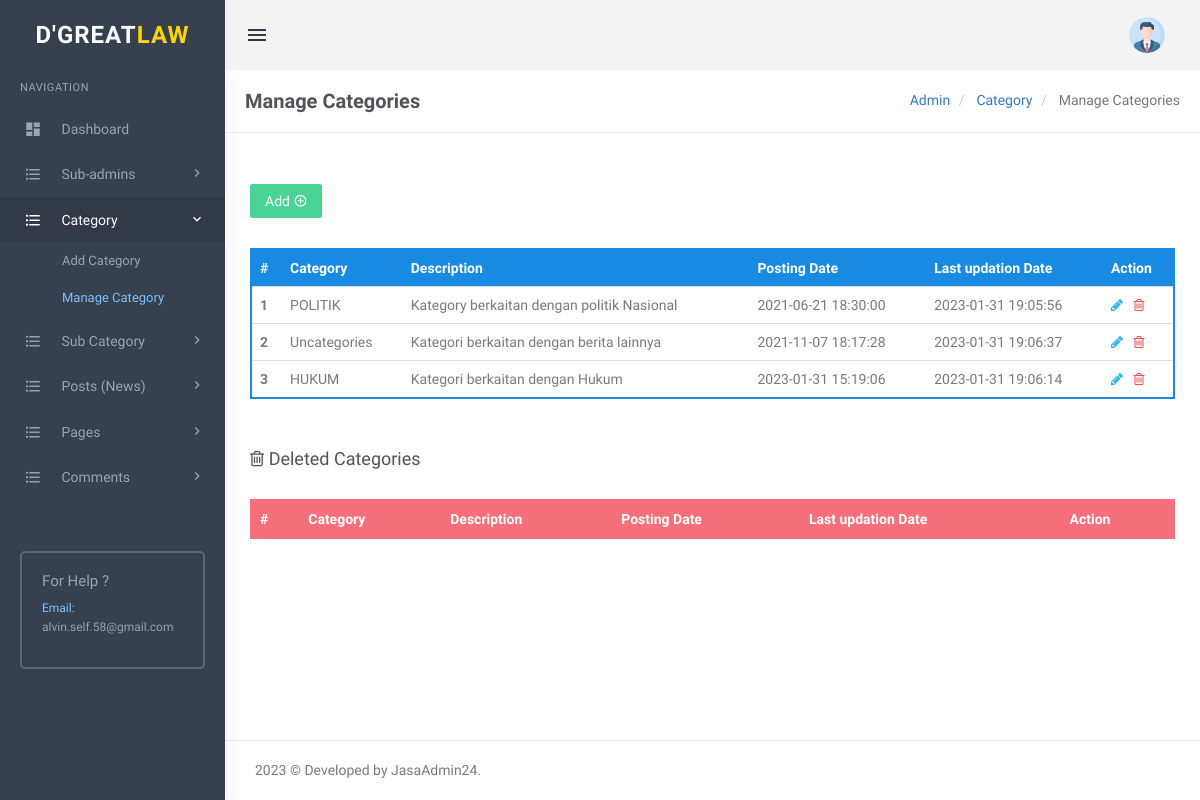
The app's page /admin/manage-categories.php (signed in) with its own data.
### tables this page shows
CREATE TABLE `tblcategory` (
  `id` int(11) NOT NULL,
  `CategoryName` varchar(200) DEFAULT NULL,
  `Description` mediumtext DEFAULT NULL,
  `PostingDate` timestamp NULL DEFAULT current_timestamp(),
  `UpdationDate` timestamp NULL DEFAULT NULL ON UPDATE current_timestamp(),
  `Is_Active` int(1) DEFAULT NULL
);

### admin/manage-categories.php (the view, shortened to what this page needs)
<?php
include('includes/config.php');
if(strlen($_SESSION['login'])==0)
  {
header('location:index.php');
}
else{
?>
<!DOCTYPE html>
<html lang="en">
    <head>
        <link href="assets/css/bootstrap.min.css" rel="stylesheet" type="text/css" />
        <link href="assets/css/core.css" rel="stylesheet" type="text/css" />
        <link href="assets/css/components.css" rel="stylesheet" type="text/css" />
        <link href="assets/css/icons.css" rel="stylesheet" type="text/css" />
        <link href="assets/css/pages.css" rel="stylesheet" type="text/css" />
        <link href="assets/css/menu.css" rel="stylesheet" type="text/css" />
        <link href="assets/css/responsive.css" rel="stylesheet" type="text/css" />
		<link rel="stylesheet" href="../plugins/switchery/switchery.min.css">
    </head>
    <body class="fixed-left">
        <div id="wrapper">
<?php include('includes/topheader.php');?>
<?php include('includes/leftsidebar.php');?>
            <div class="content-page">
                <div class="content">
                    <div class="container">
                        <div class="row">
							<div class="col-xs-12">
								<div class="page-title-box">
                                    <h4 class="page-title">Manage Categories</h4>
                                    <ol class="breadcrumb p-0 m-0">
                                        <li>
                                            <a href="#">Admin</a>
                                        </li>
                                        <li>
                                            <a href="#">Category </a>
                                        </li>
                                        <li class="active">
                                           Manage Categories
                                        </li>
                                    </ol>
                                    <div class="clearfix"></div>
                                </div>
							</div>
						</div>
<div class="row">
<div class="col-sm-6">
</div>
                                    <div class="row">
										<div class="col-md-12">
											<div class="demo-box m-t-20">
<div class="m-b-30">
<a href="add-category.php">
<button id="addToTable" class="btn btn-success waves-effect waves-light">Add <i class="mdi mdi-plus-circle-outline" ></i></button>
</a>
 </div>
												<div class="table-responsive">
                                                    <table class="table m-0 table-colored-bordered table-bordered-primary">
                                                        <thead>
                                                            <tr>
                                                                <th>#</th>
                                                                <th> Category</th>
                                                                <th>Description</th>
                                                                <th>Posting Date</th>
                                                                  <th>Last updation Date</th>
                                                                <th>Action</th>
                                                            </tr>
                                                        </thead>
                                                        <tbody>
<?php
$query=mysqli_query($con,"Select id,CategoryName,Description,PostingDate,UpdationDate from  tblcategory where Is_Active=1");
$cnt=1;
while($row=mysqli_fetch_array($query))
{
?>
 <tr>
<th scope="row"><?php echo htmlentities($cnt);?></th>
<td><?php echo htmlentities($row['CategoryName']);?></td>
<td><?php echo htmlentities($row['Description']);?></td>
<td><?php echo htmlentities($row['PostingDate']);?></td>
<td><?php echo htmlentities($row['UpdationDate']);?></td>
<td><a href="edit-category.php?cid=<?php echo htmlentities($row['id']);?>"><i class="fa fa-pencil" style="color: #29b6f6;"></i></a>
	&nbsp;<a href="manage-categories.php?rid=<?php echo htmlentities($row['id']);?>&&action=del"> <i class="fa fa-trash-o" style="color: #f05050"></i></a> </td>
</tr>
<?php
$cnt++;
 } ?>
</tbody>
                                                    </table>
                                                </div>
											</div>
										</div>
									</div>
<div class="row">
<div class="col-md-12">
<div class="demo-box m-t-20">
<div class="m-b-30">
 <h4><i class="fa fa-trash-o" ></i> Deleted Categories</h4>
 </div>
<div class="table-responsive">
<table class="table m-0 table-colored-bordered table-bordered-danger">
                                                        <thead>
                                                            <tr>
                                                                <th>#</th>
                                                                <th> Category</th>
                                                                <th>Description</th>
                                                                <th>Posting Date</th>
                                                                  <th>Last updation Date</th>
                                                                <th>Action</th>
                                                            </tr>
                                                        </thead>
                                                    </table>
                                                </div>
											</div>
										</div>
									</div>
                    </div>
                </div>
<?php include('includes/footer.php');?>
            </div>
        </div>
    </body>
</html>
<?php } ?>

### admin/includes/topheader.php (shortened to what this page needs)
<div class="topbar">
    <div class="topbar-left">
        <a href="../index.php#hero" class="logo"><span>D'Great<span>LAW</span></span><i class="mdi mdi-layers"></i></a>
    </div>
    <div class="navbar navbar-default" role="navigation">
        <div class="container">
            <ul class="nav navbar-nav navbar-left">
                <li>
                    <button class="button-menu-mobile open-left waves-effect">
                        <i class="mdi mdi-menu"></i>
                    </button>
                </li>
            </ul>
            <ul class="nav navbar-nav navbar-right">
                <li class="dropdown user-box">
                    <a href="" class="dropdown-toggle waves-effect user-link" data-toggle="dropdown" aria-expanded="true">
                        <img src="assets/images/users/avatar-1.jpg" alt="user-img" class="img-circle user-img">
                    </a>
                </li>
            </ul>
        </div>
    </div>
</div>

### admin/includes/leftsidebar.php (shortened to what this page needs)
            <div class="left side-menu">
                <div class="sidebar-inner slimscrollleft">
                    <div id="sidebar-menu">
                        <ul>
                        	<li class="menu-title">Navigation</li>
                            <li class="has_sub">
                                <a href="dashboard.php" class="waves-effect"><i class="mdi mdi-view-dashboard"></i> <span> Dashboard </span> </a>
                            </li>
<?php if($_SESSION['utype']=='1'):?>
  <li class="has_sub">
                                <a href="javascript:void(0);" class="waves-effect"><i class="mdi mdi-format-list-bulleted"></i> <span> Sub-admins </span> <span class="menu-arrow"></span></a>
                            </li>
<?php endif;?>
                            <li class="has_sub">
                                <a href="javascript:void(0);" class="waves-effect"><i class="mdi mdi-format-list-bulleted"></i> <span> Category </span> <span class="menu-arrow"></span></a>
                                <ul class="list-unstyled">
                                	<li><a href="add-category.php">Add Category</a></li>
                                    <li><a href="manage-categories.php">Manage Category</a></li>
                                </ul>
                            </li>
    <li class="has_sub">
                                <a href="javascript:void(0);" class="waves-effect"><i class="mdi mdi-format-list-bulleted"></i> <span>Sub Category </span> <span class="menu-arrow"></span></a>
                            </li>
  <li class="has_sub">
                                <a href="javascript:void(0);" class="waves-effect"><i class="mdi mdi-format-list-bulleted"></i> <span> Posts (News) </span> <span class="menu-arrow"></span></a>
                            </li>
                            <li class="has_sub">
                                <a href="javascript:void(0);" class="waves-effect"><i class="mdi mdi-format-list-bulleted"></i> <span> Pages </span> <span class="menu-arrow"></span></a>
                            </li>
   <li class="has_sub">
                                <a href="javascript:void(0);" class="waves-effect"><i class="mdi mdi-format-list-bulleted"></i> <span> Comments </span> <span class="menu-arrow"></span></a>
                            </li>
                        </ul>
                    </div>
                    <div class="help-box">
                        <h5 class="text-muted m-t-0">For Help ?</h5>
                        <p class=""><span class="text-custom">Email:</span> <br/> alvin.self.58@gmail.com</p>
                    </div>
                </div>
            </div>

### admin/includes/footer.php
<footer class="footer text-right">
   <?php echo date('Y');?> © Developed by JasaAdmin24.
</footer>

### admin/assets/css/core.css (style rules this page uses)
body { font-family: 'Varela Round', sans-serif; margin: 0; padding-bottom: 60px; overflow-x: hidden; color: #797979; }
html { position: relative; min-height: 100%; }
.h1, .h2, .h3, .h4, .h5, .h6, h1, h2, h3, h4, h5, h6 { color: #505458; font-family: 'Hind Madurai', sans-serif; margin: 10px 0; }
h5 { font-size: 15px; }
p { line-height: 1.6; }
* { outline: none !important; }
.container { width: auto; }
.footer { border-top: 1px solid rgba(152, 166, 173, 0.2); bottom: 0; text-align: left !important; padding: 19px 30px 20px; position: absolute; right: 0; left: 225px; }
#wrapper { height: 100%; overflow: hidden; width: 100%; }
.p-0 { padding: 0 !important; }
.m-0 { margin: 0 !important; }
.m-t-0 { margin-top: 0 !important; }
.m-t-20 { margin-top: 20px !important; }
.m-b-30 { margin-bottom: 30px !important; }
.row { margin-right: -10px; margin-left: -10px; }
.col-lg-1, .col-lg-10, .col-lg-11, .col-lg-12, .col-lg-2, .col-lg-3, .col-lg-4, .col-lg-5, .col-lg-6, .col-lg-7, .col-lg-8, .col-lg-9, .col-md-1, .col-md-10, .col-md-11, .col-md-12, .col-md-2, .col-md-3, .col-md-4, .col-md-5, .col-md-6, .col-md-7, .col-md-8, .col-md-9, .col-sm-1, .col-sm-10, .col-sm-11, .col-sm-12, .col-sm-2, .col-sm-3, .col-sm-4, .col-sm-5, .col-sm-6, .col-sm-7, .col-sm-8, .col-sm-9, .col-xs-1, .col-xs-10, .col-xs-11, .col-xs-12, .col-xs-2, .col-xs-3, .col-xs-4, .col-xs-5, .col-xs-6, .col-xs-7, .col-xs-8, .col-xs-9 { padding-left: 10px; padding-right: 10px; }
.breadcrumb { background-color: transparent; margin-bottom: 15px; padding-top: 10px; padding-left: 0; }
.text-custom { color: #7fc1fc !important; }
.text-muted { color: #98a6ad !important; }
.waves-effect { position: relative; cursor: pointer; display: inline-block; overflow: hidden; -webkit-user-select: none; -moz-user-select: none; -ms-user-select: none; user-select: none; -webkit-tap-highlight-color: transparent; vertical-align: middle; z-index: 1; will-change: opacity, transform; -webkit-transition: all 0.3s ease-out; -moz-transition: all 0.3s ease-out; -o-transition: all 0.3s ease-out; -ms-transition: all 0.3s ease-out; transition: all 0.3s ease-out; }
.demo-box { padding: 10px 15px; }

### records on screen
tblcategory: CategoryName "POLITIK", Description "Kategory berkaitan dengan politik Nasional", PostingDate "2021-06-21 18:30:00", UpdationDate "2023-01-31 19:05:56"
tblcategory: CategoryName "Uncategories", Description "Kategori berkaitan dengan berita lainnya", PostingDate "2021-11-07 18:17:28", UpdationDate "2023-01-31 19:06:37"
tblcategory: CategoryName "HUKUM", Description "Kategori berkaitan dengan Hukum", PostingDate "2023-01-31 15:19:06", UpdationDate "2023-01-31 19:06:14"
